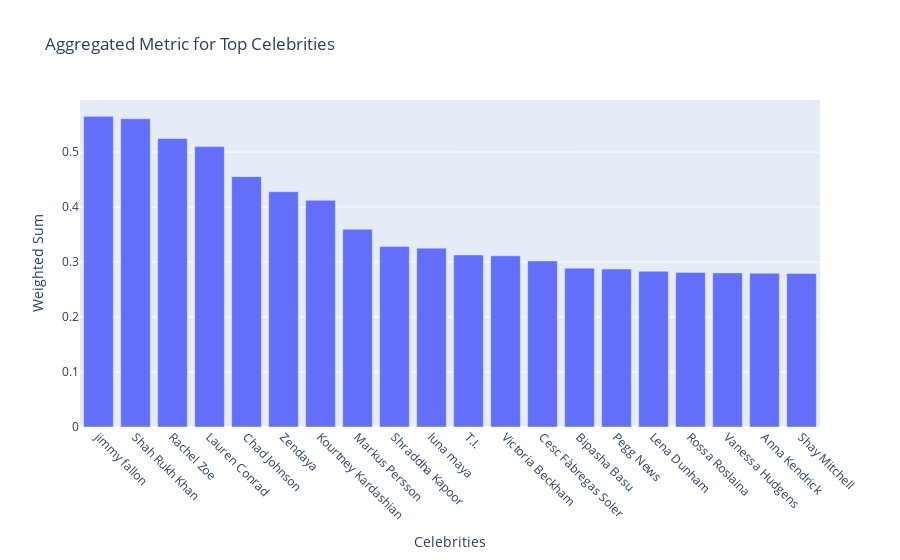

Here is the notebook cell this chart was saved with:
### Code cell
import plotly.express as px

# Assuming you have a DataFrame named 'top_10_to_20_celebrities' with celebrity names and aggregated metrics

# Create a Plotly bar plot
fig = px.bar(top_10_to_20_celebrities, x='name', y='weighted_sum', 
             title='Aggregated Metric for Top Celebrities',
             labels={'name': 'Celebrities', 'weighted_sum': 'Weighted Sum'})
fig.update_xaxes(tickangle=45)  # Rotate x-axis labels for better visibility
fig.show()

### Figure 1 — Plotly figure (JSON) as saved in the notebook; plotly's stock layout.template omitted (floating-point values rounded to 4 significant figures)
{"data": [{"alignmentgroup": "True", "hovertemplate": "Celebrities=%{x}<br>Weighted Sum=%{y}<extra></extra>", "legendgroup": "", "marker": {"color": "#636efa", "pattern": {"shape": ""}}, "name": "", "offsetgroup": "", "orientation": "v", "showlegend": false, "textposition": "auto", "type": "bar", "x": ["jimmy fallon", "Shah Rukh Khan", "Rachel Zoe", "Lauren Conrad", "Chad Johnson", "Zendaya", "Kourtney Kardashian", "Markus Persson", "Shraddha Kapoor", "luna maya", "T.I.", "Victoria Beckham", "Cesc Fàbregas Soler", "Bipasha Basu", "Pegg News", "Lena Dunham", "Rossa Roslaina", "Vanessa Hudgens", "Anna Kendrick", "Shay Mitchell"], "xaxis": "x", "y": [0.5649, 0.5606, 0.5246, 0.5099, 0.4553, 0.4278, 0.4123, 0.3596, 0.3282, 0.3253, 0.3129, 0.3113, 0.302, 0.2888, 0.2872, 0.2831, 0.2812, 0.2802, 0.2797, 0.2791], "yaxis": "y"}], "layout": {"barmode": "relative", "legend": {"tracegroupgap": 0}, "title": {"text": "Aggregated Metric for Top Celebrities"}, "xaxis": {"anchor": "y", "domain": [0, 1], "tickangle": 45, "title": {"text": "Celebrities"}}, "yaxis": {"anchor": "x", "domain": [0, 1], "title": {"text": "Weighted Sum"}}}}
